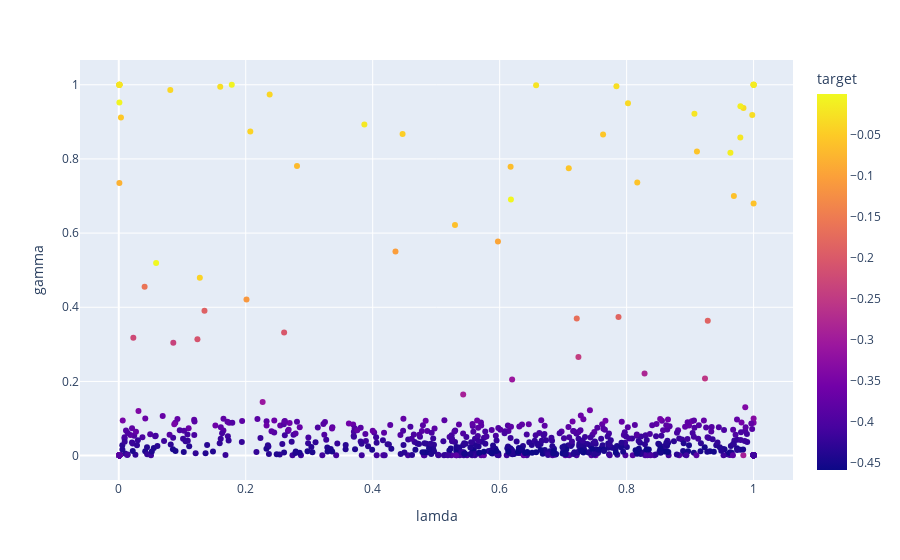

Here is the notebook cell this chart was saved with:
### Code cell
px.scatter(df, x="lamda", y="gamma", color="target")

### Figure 1 — Plotly figure (JSON) as saved in the notebook; plotly's stock layout.template omitted (floating-point values rounded to 4 significant figures; data arrays with more than 128 entries replaced by an {"elided": "..."} marker saying what was removed)
{"data": [{"hovertemplate": "lamda=%{x}<br>gamma=%{y}<br>target=%{marker.color}<extra></extra>", "legendgroup": "", "marker": {"color": {"elided": "806 float values"}, "coloraxis": "coloraxis", "symbol": "circle"}, "mode": "markers", "name": "", "orientation": "v", "showlegend": false, "type": "scatter", "x": {"elided": "806 float values"}, "xaxis": "x", "y": {"elided": "806 float values"}, "yaxis": "y"}], "layout": {"coloraxis": {"colorbar": {"title": {"text": "target"}}, "colorscale": [[0, "#0d0887"], [0.1111, "#46039f"], [0.2222, "#7201a8"], [0.3333, "#9c179e"], [0.4444, "#bd3786"], [0.5556, "#d8576b"], [0.6667, "#ed7953"], [0.7778, "#fb9f3a"], [0.8889, "#fdca26"], [1, "#f0f921"]]}, "legend": {"tracegroupgap": 0}, "margin": {"t": 60}, "xaxis": {"anchor": "y", "domain": [0, 1], "title": {"text": "lamda"}}, "yaxis": {"anchor": "x", "domain": [0, 1], "title": {"text": "gamma"}}}}
